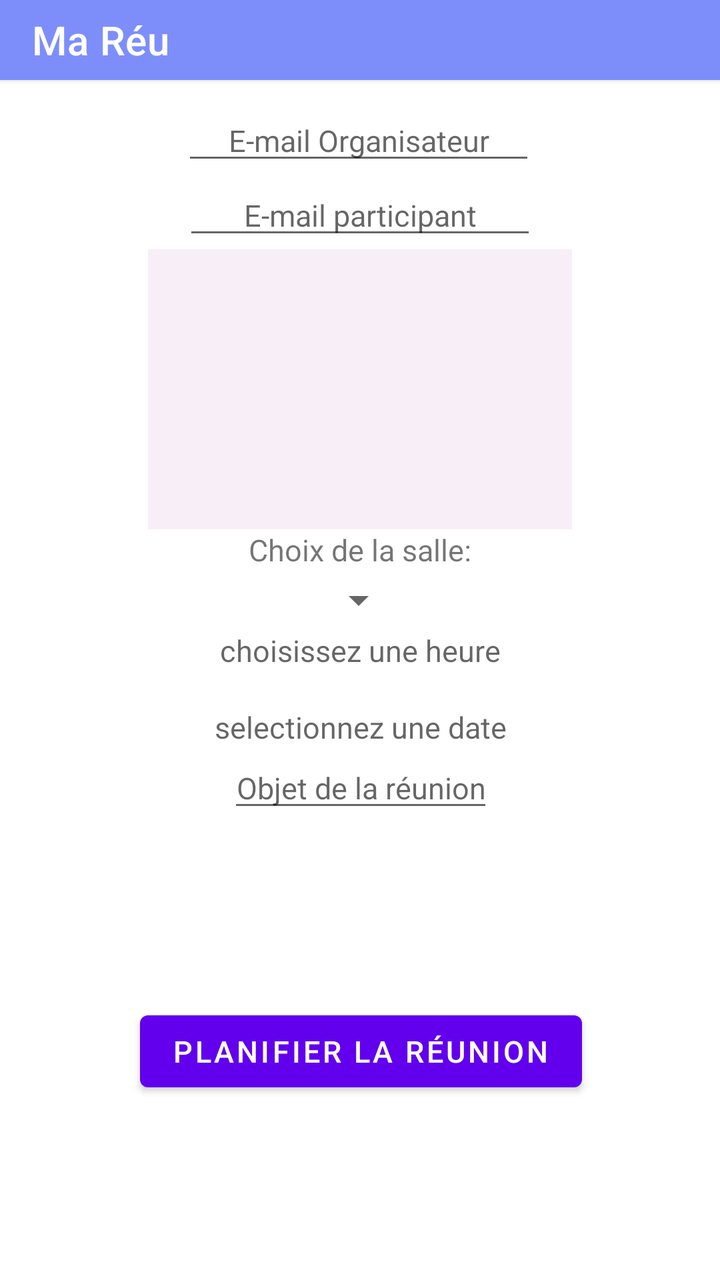
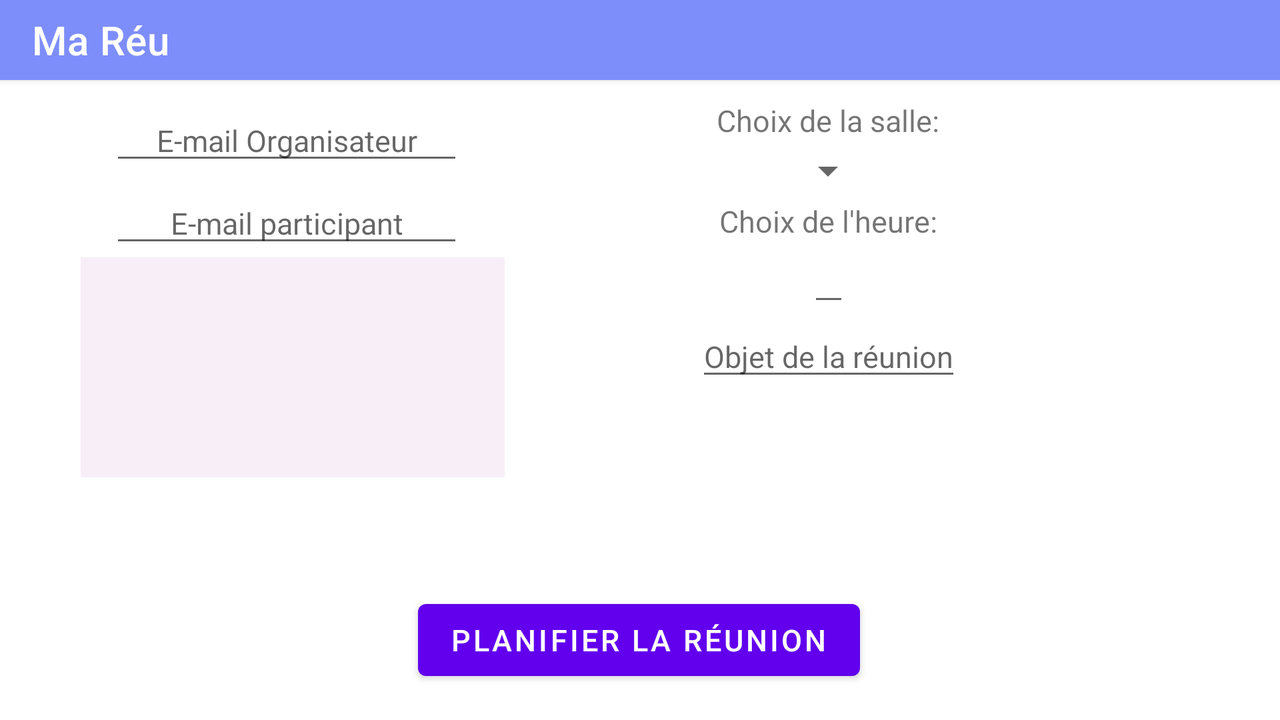

Compare how this app lays out the same screen by default and in its alternative resource folder. The renders come first, then the two layout files and the values they reference.
<!-- AndroidManifest.xml: application theme Theme.MaReunion -->
<!-- res/layout/activity_add.xml -->
<?xml version="1.0" encoding="utf-8"?>
<androidx.constraintlayout.widget.ConstraintLayout xmlns:android="http://schemas.android.com/apk/res/android"
    xmlns:app="http://schemas.android.com/apk/res-auto"
    xmlns:tools="http://schemas.android.com/tools"
    android:layout_width="match_parent"
    android:layout_height="match_parent"
    tools:context="com.example.mareunion.addActivity.AddActivity">
    <include
        android:id="@+id/include"
        layout="@layout/toolbar" />

    <Spinner
        android:id="@+id/choix_salle"
        android:layout_width="wrap_content"
        android:layout_height="wrap_content"
        android:padding="@dimen/spinner_padding"
        app:layout_constraintEnd_toEndOf="parent"
        app:layout_constraintHorizontal_bias="0.498"
        app:layout_constraintStart_toStartOf="parent"
        app:layout_constraintTop_toBottomOf="@+id/textView" />

    <TextView
        android:id="@+id/textView"
        android:layout_width="wrap_content"
        android:layout_height="wrap_content"
        android:text="Choix de la salle:"
        android:textSize="@dimen/choix_de_la_salle_textSize"
        app:layout_constraintEnd_toEndOf="parent"
        app:layout_constraintStart_toStartOf="parent"
        app:layout_constraintTop_toBottomOf="@+id/participantsRecyclerView" />

    <TextView
        android:id="@+id/textView2"
        android:layout_width="wrap_content"
        android:layout_height="wrap_content"
        android:hint="choisissez une heure"
        android:gravity="center"
        android:textSize="@dimen/choix_de_l_heure_textSize"
        app:layout_constraintEnd_toEndOf="parent"
        app:layout_constraintStart_toStartOf="parent"
        app:layout_constraintTop_toBottomOf="@+id/choix_salle" />


    <EditText
        android:id="@+id/editText"
        android:layout_width="wrap_content"
        android:layout_height="wrap_content"
        android:hint="Objet de la réunion"
        android:gravity="center"
        android:textSize="@dimen/objet_reunion_textSize"
        app:layout_constraintEnd_toEndOf="@+id/editTextDate"
        app:layout_constraintStart_toStartOf="@+id/editTextDate"
        app:layout_constraintTop_toBottomOf="@+id/editTextDate" />

    <EditText
        android:id="@+id/editTextTextEmailAddress"
        android:layout_width="wrap_content"
        android:layout_height="wrap_content"
        android:ems="10"
        android:gravity="center"
        android:hint="E-mail participant"
        android:textSize="@dimen/objet_reunion_textSize"
        app:layout_constraintEnd_toEndOf="parent"
        app:layout_constraintStart_toStartOf="parent"
        app:layout_constraintTop_toBottomOf="@+id/editTextOganisateur" />

    <ImageButton
        android:id="@+id/plus"
        android:layout_width="wrap_content"
        android:layout_height="wrap_content"
        android:layout_marginStart="@dimen/plus_margin"
        android:layout_marginLeft="@dimen/plus_margin"
        android:background="@color/white"
        app:layout_constraintBottom_toBottomOf="@+id/editTextTextEmailAddress"
        app:layout_constraintStart_toEndOf="@+id/editTextTextEmailAddress"
        app:layout_constraintTop_toTopOf="@+id/editTextTextEmailAddress"
        app:srcCompat="@drawable/baseline_add_circle_white_18"
        app:tint="@color/purple_500" />

    <androidx.recyclerview.widget.RecyclerView
        android:id="@+id/participantsRecyclerView"
        android:name="com.example.mareunion.ParticipantsFragment"
        android:layout_width="@dimen/participant_recyclerView_width"
        android:layout_height="@dimen/participant_recyclerView_height"
        android:background="#F8EEF8"
        app:layout_constraintEnd_toEndOf="parent"
        app:layout_constraintStart_toStartOf="parent"
        app:layout_constraintTop_toBottomOf="@+id/editTextTextEmailAddress" />

    <Button
        android:id="@+id/button_planifier"
        android:layout_width="wrap_content"
        android:layout_height="wrap_content"
        android:gravity="center"
        android:text="Planifier la réunion"
        android:textSize="@dimen/planifier_textSize"
        app:layout_constraintBottom_toBottomOf="parent"
        app:layout_constraintEnd_toEndOf="@+id/editText"
        app:layout_constraintStart_toStartOf="@+id/editText"
        app:layout_constraintTop_toBottomOf="@+id/editText" />

    <EditText
        android:id="@+id/editTextOganisateur"
        android:layout_width="wrap_content"
        android:layout_height="wrap_content"
        android:layout_marginTop="@dimen/editText_organisateur_margin"
        android:ems="10"
        android:gravity="center"
        android:hint="E-mail Organisateur"
        android:inputType="textEmailAddress"
        android:textSize="@dimen/editText_organisateur"
        app:layout_constraintEnd_toEndOf="parent"
        app:layout_constraintHorizontal_bias="0.497"
        app:layout_constraintStart_toStartOf="parent"
        app:layout_constraintTop_toTopOf="@+id/include" />

    <TextView
        android:layout_marginTop="@dimen/imageButton_margin"
        android:id="@+id/editTextDate"
        android:layout_width="wrap_content"
        android:layout_height="wrap_content"
        android:datePickerMode="calendar"
        android:ems="10"
        android:gravity="center"
        android:hint="selectionnez une date"
        android:inputType="date"
        android:textSize="@dimen/planifier_textSize"
        app:layout_constraintEnd_toEndOf="@+id/textView2"
        app:layout_constraintStart_toStartOf="@+id/textView2"
        app:layout_constraintTop_toBottomOf="@+id/textView2" />


</androidx.constraintlayout.widget.ConstraintLayout>
<!-- res/layout/toolbar.xml (included above) -->
<?xml version="1.0" encoding="utf-8"?>
<androidx.constraintlayout.widget.ConstraintLayout xmlns:android="http://schemas.android.com/apk/res/android"
    xmlns:app="http://schemas.android.com/apk/res-auto"
    xmlns:tools="http://schemas.android.com/tools"
    android:layout_width="match_parent"
    android:layout_height="match_parent">

    <androidx.appcompat.widget.Toolbar
        android:id="@+id/activity_main_toolBar"
        android:layout_width="match_parent"
        android:layout_height="@dimen/toolbar_height"
        android:background="#7D8EFB"
        android:elevation="2dp"
        android:minHeight="?android:attr/actionBarSize"
        app:layout_constraintTop_toTopOf="parent"
        app:title="Ma Réu"
        app:titleTextColor="@color/white"
        tools:layout_editor_absoluteX="44dp">

    </androidx.appcompat.widget.Toolbar>

</androidx.constraintlayout.widget.ConstraintLayout>
<!-- resources referenced by this layout -->
<resources>
  <color name="purple_500">#FF6200EE</color>
  <color name="white">#FFFFFFFF</color>
  <!-- from res/values-xxhdpi/ -->
  <dimen name="choix_de_l_heure_textSize">@dimen/choix_de_la_salle_textSize</dimen>
  <!-- from res/values-xxhdpi/ -->
  <dimen name="choix_de_la_salle_textSize">15dp</dimen>
  <!-- from res/values-xxhdpi/ -->
  <dimen name="editText_organisateur">15dp</dimen>
  <!-- from res/values-xxhdpi/ -->
  <dimen name="editText_organisateur_margin">50dp</dimen>
  <!-- from res/values-xxhdpi/ -->
  <dimen name="imageButton_margin">18dp</dimen>
  <!-- from res/values-xxhdpi/ -->
  <dimen name="objet_reunion_textSize">@dimen/choix_de_la_salle_textSize</dimen>
  <!-- from res/values-xxhdpi/ -->
  <dimen name="participant_recyclerView_height">140dp</dimen>
  <!-- from res/values-xxhdpi/ -->
  <dimen name="participant_recyclerView_width">212dp</dimen>
  <!-- from res/values-xxhdpi/ -->
  <dimen name="planifier_textSize">15dp</dimen>
  <!-- from res/values-xxhdpi/ -->
  <dimen name="plus_margin">4dp</dimen>
  <!-- from res/values-xxhdpi/ -->
  <dimen name="spinner_padding">15dp</dimen>
  <!-- from res/values-xxhdpi/ -->
  <dimen name="toolbar_height">40dp</dimen>
  <style name="Theme.MaReunion" parent="Theme.MaterialComponents.DayNight.NoActionBar">
          
          <item name="colorPrimary">@color/purple_500</item>
          <item name="colorPrimaryVariant">@color/purple_700</item>
          <item name="colorOnPrimary">@color/white</item>
          
          <item name="colorSecondary">@color/teal_200</item>
          <item name="colorSecondaryVariant">@color/teal_700</item>
          <item name="colorOnSecondary">@color/black</item>
          
          <item name="android:statusBarColor" tools:targetApi="l">?attr/colorPrimaryVariant</item>
          
      </style>
  <color name="purple_700">#FF3700B3</color>
  <color name="teal_200">#FF03DAC5</color>
  <color name="teal_700">#FF018786</color>
  <color name="black">#FF000000</color>
</resources>
<!-- res/layout-land/activity_add.xml (the repository's variant of the layout above) -->
<!-- drawn on the phone turned sideways -->
<?xml version="1.0" encoding="utf-8"?>
<androidx.constraintlayout.widget.ConstraintLayout xmlns:android="http://schemas.android.com/apk/res/android"
    xmlns:app="http://schemas.android.com/apk/res-auto"
    xmlns:tools="http://schemas.android.com/tools"
    android:layout_width="match_parent"
    android:layout_height="match_parent"
    tools:context="com.example.mareunion.controler.AddActivity">

    <include
        android:id="@+id/include"
        layout="@layout/toolbar" />

    <Spinner
        android:id="@+id/choix_salle"
        android:layout_width="wrap_content"
        android:layout_height="wrap_content"
        android:layout_marginTop="@dimen/land_margin_top_addActivity"
        android:padding="@dimen/spinner_padding"
        app:layout_constraintEnd_toEndOf="@+id/textView"
        app:layout_constraintHorizontal_bias="0.498"
        app:layout_constraintStart_toStartOf="@+id/textView"
        app:layout_constraintTop_toBottomOf="@+id/textView" />

    <TextView
        android:id="@+id/textView"
        android:layout_width="wrap_content"
        android:layout_height="wrap_content"
        android:layout_marginVertical="@dimen/land_organisateur_margin_top"
        android:layout_marginTop="@dimen/salle_margin_top"
        android:text="Choix de la salle:"
        android:textSize="@dimen/choix_de_la_salle_textSize"
        app:layout_constraintEnd_toEndOf="parent"
        app:layout_constraintHorizontal_bias="0.678"
        app:layout_constraintStart_toStartOf="parent"
        app:layout_constraintTop_toTopOf="parent" />

    <TextView
        android:id="@+id/textView2"
        android:layout_width="wrap_content"
        android:layout_height="wrap_content"
        android:layout_marginTop="@dimen/land_margin_top_addActivity"
        android:text="Choix de l'heure:"
        android:textSize="@dimen/choix_de_l_heure_textSize"
        app:layout_constraintEnd_toEndOf="@+id/choix_salle"
        app:layout_constraintStart_toStartOf="@+id/choix_salle"
        app:layout_constraintTop_toBottomOf="@+id/choix_salle" />

    <EditText
        android:id="@+id/time"
        android:layout_width="wrap_content"
        android:layout_height="wrap_content"
        android:layout_marginTop="@dimen/land_margin_top_addActivity"
        android:inputType="time"
        android:textSize="@dimen/list_heure_textSize"
        app:layout_constraintEnd_toEndOf="@+id/textView2"
        app:layout_constraintStart_toStartOf="@+id/textView2"
        app:layout_constraintTop_toBottomOf="@+id/textView2" />


    <EditText
        android:id="@+id/editText"
        android:layout_width="wrap_content"
        android:layout_height="wrap_content"
        android:layout_marginTop="@dimen/land_margin_top_addActivity"
        android:hint="Objet de la réunion"
        android:textSize="@dimen/objet_reunion_textSize"
        app:layout_constraintEnd_toEndOf="@+id/time"
        app:layout_constraintStart_toStartOf="@+id/time"
        app:layout_constraintTop_toBottomOf="@+id/time" />

    <EditText
        android:id="@+id/editTextTextEmailAddress"
        android:layout_width="wrap_content"
        android:layout_height="wrap_content"
        android:layout_marginTop="4dp"
        android:ems="10"
        android:gravity="center"
        android:hint="E-mail participant"
        android:textSize="@dimen/objet_reunion_textSize"
        app:layout_constraintEnd_toEndOf="@+id/editTextOganisateur"
        app:layout_constraintHorizontal_bias="0.119"
        app:layout_constraintStart_toStartOf="@+id/editTextOganisateur"
        app:layout_constraintTop_toBottomOf="@+id/editTextOganisateur" />

    <ImageButton
        android:id="@+id/plus"
        android:layout_width="wrap_content"
        android:layout_height="wrap_content"
        android:layout_marginStart="@dimen/plus_margin"
        android:layout_marginLeft="@dimen/plus_margin"
        android:background="@color/white"
        app:layout_constraintBottom_toBottomOf="@+id/editTextTextEmailAddress"
        app:layout_constraintStart_toEndOf="@+id/editTextTextEmailAddress"
        app:layout_constraintTop_toTopOf="@+id/editTextTextEmailAddress"
        app:srcCompat="@drawable/baseline_add_circle_white_18"
        app:tint="@color/purple_500" />

    <androidx.recyclerview.widget.RecyclerView
        android:id="@+id/participantsRecyclerView"
        android:name="com.example.mareunion.ParticipantsFragment"
        android:layout_width="@dimen/participant_recyclerView_width"
        android:layout_height="@dimen/land_participant_recyclerView_height"
        android:layout_marginTop="@dimen/land_margin_top_addActivity"
        android:background="#F8EEF8"
        app:layout_constraintEnd_toStartOf="@+id/plus"
        app:layout_constraintHorizontal_bias="0.47"
        app:layout_constraintStart_toStartOf="@+id/editTextTextEmailAddress"
        app:layout_constraintTop_toBottomOf="@+id/editTextTextEmailAddress" />

    <Button
        android:id="@+id/button_planifier"
        android:layout_width="wrap_content"
        android:layout_height="wrap_content"
        android:layout_marginBottom="16dp"
        android:gravity="center"
        android:text="Planifier la réunion"
        android:textSize="@dimen/planifier_textSize"
        app:layout_constraintBottom_toBottomOf="parent"
        app:layout_constraintEnd_toEndOf="parent"
        app:layout_constraintHorizontal_bias="0.499"
        app:layout_constraintStart_toStartOf="parent" />

    <EditText
        android:id="@+id/editTextOganisateur"
        android:layout_width="wrap_content"
        android:layout_height="wrap_content"
        android:layout_marginTop="@dimen/land_organisateur_margin_top"
        android:ems="10"
        android:gravity="center"
        android:hint="E-mail Organisateur"
        android:inputType="textEmailAddress"
        android:textSize="@dimen/editText_organisateur"
        app:layout_constraintEnd_toEndOf="parent"
        app:layout_constraintHorizontal_bias="0.119"
        app:layout_constraintStart_toStartOf="parent"
        app:layout_constraintTop_toTopOf="@+id/include" />


</androidx.constraintlayout.widget.ConstraintLayout>
<!-- resources referenced by the variant -->
<!-- as the phone turned sideways resolves them -->
<resources>
  <color name="purple_500">#FF6200EE</color>
  <color name="white">#FFFFFFFF</color>
  <!-- from res/values-xxhdpi/ -->
  <dimen name="choix_de_l_heure_textSize">@dimen/choix_de_la_salle_textSize</dimen>
  <!-- from res/values-xxhdpi/ -->
  <dimen name="choix_de_la_salle_textSize">15dp</dimen>
  <!-- from res/values-xxhdpi/ -->
  <dimen name="editText_organisateur">15dp</dimen>
  <!-- from res/values-xxhdpi/ -->
  <dimen name="land_margin_top_addActivity">0dp</dimen>
  <!-- from res/values-hdpi/ -->
  <dimen name="land_organisateur_margin_top">50dp</dimen>
  <!-- from res/values-xxhdpi/ -->
  <dimen name="land_participant_recyclerView_height">110dp</dimen>
  <!-- from res/values-xxhdpi/ -->
  <dimen name="list_heure_textSize">@dimen/list_reunion_textSize</dimen>
  <!-- from res/values-xxhdpi/ -->
  <dimen name="objet_reunion_textSize">@dimen/choix_de_la_salle_textSize</dimen>
  <!-- from res/values-xxhdpi/ -->
  <dimen name="participant_recyclerView_width">212dp</dimen>
  <!-- from res/values-xxhdpi/ -->
  <dimen name="planifier_textSize">15dp</dimen>
  <!-- from res/values-xxhdpi/ -->
  <dimen name="plus_margin">4dp</dimen>
  <!-- from res/values-xxhdpi/ -->
  <dimen name="salle_margin_top">60dp</dimen>
  <!-- from res/values-xxhdpi/ -->
  <dimen name="spinner_padding">15dp</dimen>
  <!-- from res/values-xxhdpi/ -->
  <dimen name="toolbar_height">40dp</dimen>
  <style name="Theme.MaReunion" parent="Theme.MaterialComponents.DayNight.NoActionBar">
          
          <item name="colorPrimary">@color/purple_500</item>
          <item name="colorPrimaryVariant">@color/purple_700</item>
          <item name="colorOnPrimary">@color/white</item>
          
          <item name="colorSecondary">@color/teal_200</item>
          <item name="colorSecondaryVariant">@color/teal_700</item>
          <item name="colorOnSecondary">@color/black</item>
          
          <item name="android:statusBarColor" tools:targetApi="l">?attr/colorPrimaryVariant</item>
          
      </style>
  <!-- from res/values-xxhdpi/ -->
  <dimen name="list_reunion_textSize">15dp</dimen>
  <color name="purple_700">#FF3700B3</color>
  <color name="teal_200">#FF03DAC5</color>
  <color name="teal_700">#FF018786</color>
  <color name="black">#FF000000</color>
</resources>
